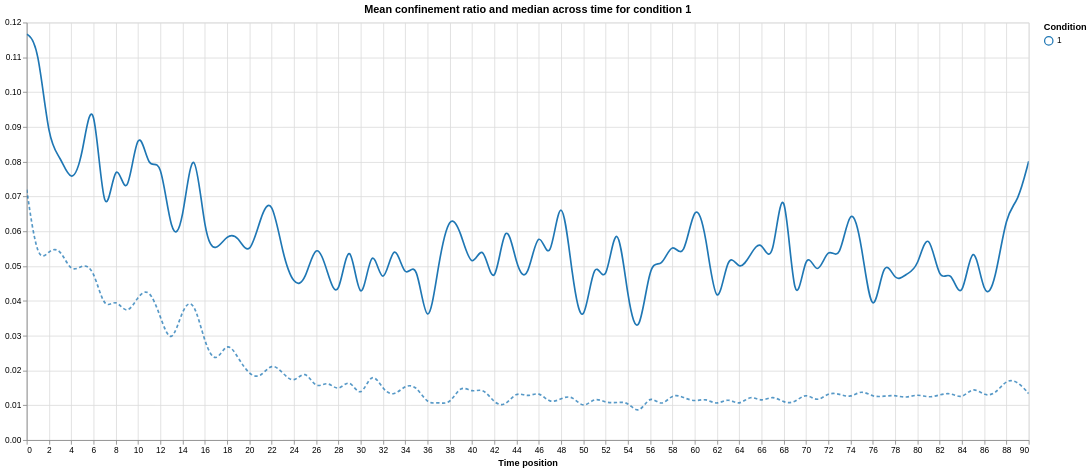

Write notebook code for a chart like this one.
### Code cell
def altair_line_chart(df, metric, Metric, condition='all', replicate='all', replicates_separately=True, cmap='Set1', interpolation=None, show_median=True):

    if interpolation == 'None':
        interpolation = None
        
    metric_mean = metric
    metric_median = metric.replace('MEAN', 'MEDIAN')

    if condition == None or replicate == None:
        pass
    else:
        try:
            condition = int(condition)
        except ValueError or TypeError:
            pass
        try:
            replicate = int(replicate)
        except ValueError or TypeError:
            pass

    df.sort_values(by=['CONDITION', 'REPLICATE', 'POSITION_T'])

    if condition == 'all':
        df = df.groupby(['CONDITION','POSITION_T']).agg({metric_mean: 'mean', metric_median: 'median'}).reset_index()
        shorthand = 'CONDITION:N'
        element = 'CONDITION'
        element_ = 'Condition'
        what = None
    elif condition != 'all' and replicate == 'all':
        if replicates_separately:
            df = df[df['CONDITION'] == condition]
            shorthand = 'REPLICATE:N'
            element = 'REPLICATE'
            element_ = 'Replicate'
            what = f'for condition {condition}'
        else:
            df = df[df['CONDITION'] == condition].groupby(['CONDITION', 'POSITION_T']).agg({metric_mean: 'mean', metric_median: 'median'}).reset_index()
            shorthand = 'CONDITION:N'
            element = 'CONDITION'
            element_ = 'Condition'
            what = f'for condition {condition}'
    elif condition != 'all' and replicate != 'all':
        df = df[(df['CONDITION'] == condition) & (df['REPLICATE'] == replicate)].sort_values(by=['CONDITION', 'REPLICATE', 'POSITION_T'])
        shorthand = 'REPLICATE:N'
        element = 'REPLICATE'
        element_ = 'Replicate'
        what = f'for condition {condition} and replicate {replicate}' 

    if show_median:
        median_opacity = 0.75
        Metric = Metric + ' and median'
    else:
        median_opacity = 0
            
    # Retrieve unique conditions and assign colors from the selected qualitative colormap.
    elements = df[element].unique().tolist()
    colors = get_q_cmap_list(elements, cmap)
    

    nearest = alt.selection_point(nearest=True, on="pointerover",
                              fields=['POSITION_T'], empty=False)    
    
    color_scale = alt.Scale(domain=elements, range=colors)

    mean_base = alt.Chart(df).encode(
        x=alt.X('POSITION_T', title='Time position'),
        y=alt.Y(metric_mean, title=None),
        color=alt.Color(shorthand, title='Condition', scale=color_scale),
        )
    
    median_base = alt.Chart(df).encode(
        x=alt.X('POSITION_T', title='Time position'),
        y=alt.Y(metric_median, title='Median ' + Metric),
        color=alt.Color(shorthand, title='Condition', scale=color_scale),
        )

    if interpolation is not None:
        mean_line = mean_base.mark_line(interpolate=interpolation)
        median_line = median_base.mark_line(interpolate=interpolation, strokeDash=[4, 3]).encode(
            opacity=alt.value(median_opacity)
            )
        text_median = 0
    else:
        mean_line = mean_base.mark_line()
        median_line = median_base.mark_line(strokeDash=[4, 3]).encode(
            opacity=alt.value(median_opacity)
            )


    # Transparent selectors across the chart. This is what tells us
    # the x-value of the cursor
    mean_selectors = mean_base.mark_point().encode(
        opacity=alt.value(0),
        ).add_params(
        nearest
        )
    median_selectors = median_base.mark_point().encode(
        opacity=alt.value(0),
        ).add_params(
        nearest
        )
    
    when_near = alt.when(nearest)

    # Draw points on the line, and highlight based on selection
    mean_points = mean_base.mark_point().encode(
        opacity=when_near.then(alt.value(1)).otherwise(alt.value(0))
        )
    median_points = median_base.mark_point().encode(
        opacity=when_near.then(alt.value(1)).otherwise(alt.value(0))
        )

    # Draw text labels near the points, and highlight based on selection
    text_mean = mean_line.mark_text(align="left", dx=6, dy=-6).encode(
        color=alt.value('black'),	
        text=when_near.then(metric_mean).otherwise(alt.value(" "))
        )
    text_median = median_line.mark_text(align="left", dx=5, dy=-5).encode(
        color=alt.value('grey'),
        text=when_near.then(metric_median).otherwise(alt.value(" "))
        )

    # Draw a rule at the location of the selection
    rules = alt.Chart(df).mark_rule(color="gray").encode(
        x='POSITION_T',
        ).transform_filter(
        nearest
        )


    

    chart = alt.layer(
        mean_line, mean_points, text_mean, mean_selectors, rules, median_line, median_points, text_median, median_selectors
        ).properties(
        width=1200,
        height=500,
        title=f'{Metric} across time {what}'
        ).configure_view(
        strokeWidth=1
        ).interactive()

    # chart.save('cache_\line_chart.pdf')
    chart.save('cache_\line_chart.html')
    chart.save('cache_\line_chart.svg')

        
    return chart

# Example usage:
chart = altair_line_chart(Time_stats, 'MEAN_CONFINEMENT_RATIO', dict_Time_metrics['MEAN_CONFINEMENT_RATIO'], condition=1, cmap=cmaps[3], interpolation=interpolations_[1], show_median=True)
display(chart)
